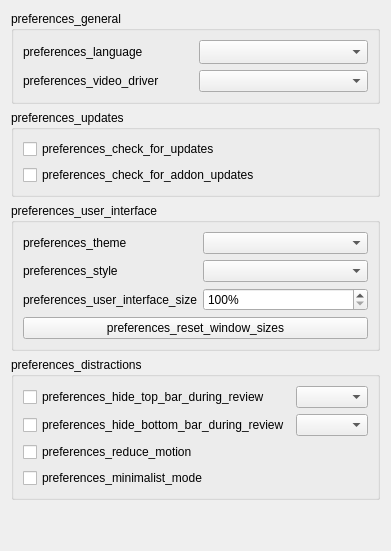
     <widget class="QWidget" name="appearanceTab">
      <attribute name="title">
       <string>preferences_appearance</string>
      </attribute>
      <layout class="QVBoxLayout" name="verticalLayout_8">
       <item>
        <widget class="QGroupBox" name="generalGroup">
         <property name="sizePolicy">
          <sizepolicy hsizetype="Preferred" vsizetype="Preferred">
           <horstretch>0</horstretch>
           <verstretch>0</verstretch>
          </sizepolicy>
         </property>
         <property name="title">
          <string>preferences_general</string>
         </property>
         <layout class="QGridLayout" name="gridLayout_5">
          <item row="0" column="0">
           <widget class="QLabel" name="label_9">
            <property name="text">
             <string>preferences_language</string>
            </property>
            <property name="buddy">
             <cstring>lang</cstring>
            </property>
           </widget>
          </item>
          <item row="1" column="1">
           <widget class="QComboBox" name="video_driver">
            <property name="sizePolicy">
             <sizepolicy hsizetype="Preferred" vsizetype="Fixed">
              <horstretch>0</horstretch>
              <verstretch>0</verstretch>
             </sizepolicy>
            </property>
           </widget>
          </item>
          <item row="1" column="0">
           <widget class="QLabel" name="video_driver_label">
            <property name="text">
             <string>preferences_video_driver</string>
            </property>
            <property name="buddy">
             <cstring>video_driver</cstring>
            </property>
           </widget>
          </item>
          <item row="0" column="1">
           <widget class="QComboBox" name="lang">
            <property name="sizePolicy">
             <sizepolicy hsizetype="Preferred" vsizetype="Fixed">
              <horstretch>0</horstretch>
              <verstretch>0</verstretch>
             </sizepolicy>
            </property>
            <property name="sizeAdjustPolicy">
             <enum>QComboBox::SizeAdjustPolicy::AdjustToMinimumContentsLengthWithIcon</enum>
            </property>
           </widget>
          </item>
         </layout>
        </widget>
       </item>
       <item>
        <widget class="QGroupBox" name="updatesGroup">
         <property name="title">
          <string>preferences_updates</string>
         </property>
         <layout class="QVBoxLayout" name="updatesLayout">
          <item>
           <widget class="QCheckBox" name="check_for_updates">
            <property name="text">
             <string>preferences_check_for_updates</string>
            </property>
           </widget>
          </item>
          <item>
           <widget class="QCheckBox" name="check_for_addon_updates">
            <property name="text">
             <string>preferences_check_for_addon_updates</string>
            </property>
           </widget>
          </item>
         </layout>
        </widget>
       </item>
       <item>
        <widget class="QGroupBox" name="uiGroup">
         <property name="title">
          <string>preferences_user_interface</string>
         </property>
         <layout class="QGridLayout" name="gridLayout_2">
          <item row="0" column="1">
           <widget class="QComboBox" name="theme"/>
          </item>
          <item row="2" column="1">
           <widget class="QSpinBox" name="uiScale">
            <property name="suffix">
             <string notr="true">%</string>
            </property>
            <property name="minimum">
             <number>100</number>
            </property>
            <property name="maximum">
             <number>200</number>
            </property>
            <property name="singleStep">
             <number>5</number>
            </property>
           </widget>
          </item>
          <item row="1" column="1">
           <widget class="QComboBox" name="styleComboBox">
            <property name="currentText">
             <string/>
            </property>
           </widget>
          </item>
          <item row="1" column="0">
           <widget class="QLabel" name="styleLabel">
            <property name="text">
             <string>preferences_style</string>
            </property>
            <property name="buddy">
             <cstring>styleComboBox</cstring>
            </property>
           </widget>
          </item>
          <item row="0" column="0">
           <widget class="QLabel" name="themeLabel">
            <property name="text">
             <string>preferences_theme</string>
            </property>
            <property name="buddy">
             <cstring>theme</cstring>
            </property>
           </widget>
          </item>
          <item row="2" column="0">
           <widget class="QLabel" name="uiSizeLabel">
            <property name="text">
             <string>preferences_user_interface_size</string>
            </property>
            <property name="buddy">
             <cstring>uiScale</cstring>
            </property>
           </widget>
          </item>
          <item row="3" column="0" colspan="2">
           <widget class="QPushButton" name="resetWindowSizes">
            <property name="text">
             <string>preferences_reset_window_sizes</string>
            </property>
           </widget>
          </item>
         </layout>
        </widget>
       </item>
       <item>
        <widget class="QGroupBox" name="distractionsGroup">
         <property name="title">
          <string>preferences_distractions</string>
         </property>
         <layout class="QGridLayout" name="gridLayout_3">
          <item row="3" column="0">
           <widget class="QCheckBox" name="reduce_motion">
            <property name="sizePolicy">
             <sizepolicy hsizetype="Fixed" vsizetype="Fixed">
              <horstretch>0</horstretch>
              <verstretch>0</verstretch>
             </sizepolicy>
            </property>
            <property name="toolTip">
             <string>preferences_reduce_motion_tooltip</string>
            </property>
            <property name="text">
             <string>preferences_reduce_motion</string>
            </property>
           </widget>
          </item>
          <item row="2" column="0">
           <widget class="QCheckBox" name="hide_bottom_bar">
            <property name="sizePolicy">
             <sizepolicy hsizetype="MinimumExpanding" vsizetype="Fixed">
              <horstretch>0</horstretch>
              <verstretch>0</verstretch>
             </sizepolicy>
            </property>
            <property name="text">
             <string>preferences_hide_bottom_bar_during_review</string>
            </property>
           </widget>
          </item>
          <item row="2" column="1">
           <widget class="QComboBox" name="bottomBarComboBox">
            <property name="sizePolicy">
             <sizepolicy hsizetype="MinimumExpanding" vsizetype="Fixed">
              <horstretch>0</horstretch>
              <verstretch>0</verstretch>
             </sizepolicy>
            </property>
           </widget>
          </item>
          <item row="0" column="0">
           <widget class="QCheckBox" name="hide_top_bar">
            <property name="sizePolicy">
             <sizepolicy hsizetype="MinimumExpanding" vsizetype="Fixed">
              <horstretch>0</horstretch>
              <verstretch>0</verstretch>
             </sizepolicy>
            </property>
            <property name="text">
             <string>preferences_hide_top_bar_during_review</string>
            </property>
           </widget>
          </item>
          <item row="4" column="0">
           <widget class="QCheckBox" name="minimalist_mode">
            <property name="sizePolicy">
             <sizepolicy hsizetype="Fixed" vsizetype="Fixed">
              <horstretch>0</horstretch>
              <verstretch>0</verstretch>
             </sizepolicy>
            </property>
            <property name="toolTip">
             <string>preferences_minimalist_mode_tooltip</string>
            </property>
            <property name="text">
             <string>preferences_minimalist_mode</string>
            </property>
           </widget>
          </item>
          <item row="0" column="1">
           <widget class="QComboBox" name="topBarComboBox">
            <property name="sizePolicy">
             <sizepolicy hsizetype="MinimumExpanding" vsizetype="Fixed">
              <horstretch>0</horstretch>
              <verstretch>0</verstretch>
             </sizepolicy>
            </property>
           </widget>
          </item>
         </layout>
        </widget>
       </item>
       <item>
        <spacer name="verticalSpacer_9">
         <property name="orientation">
          <enum>Qt::Orientation::Vertical</enum>
         </property>
         <property name="sizeHint" stdset="0">
          <size>
           <width>20</width>
           <height>40</height>
          </size>
         </property>
        </spacer>
       </item>
      </layout>
     </widget>
